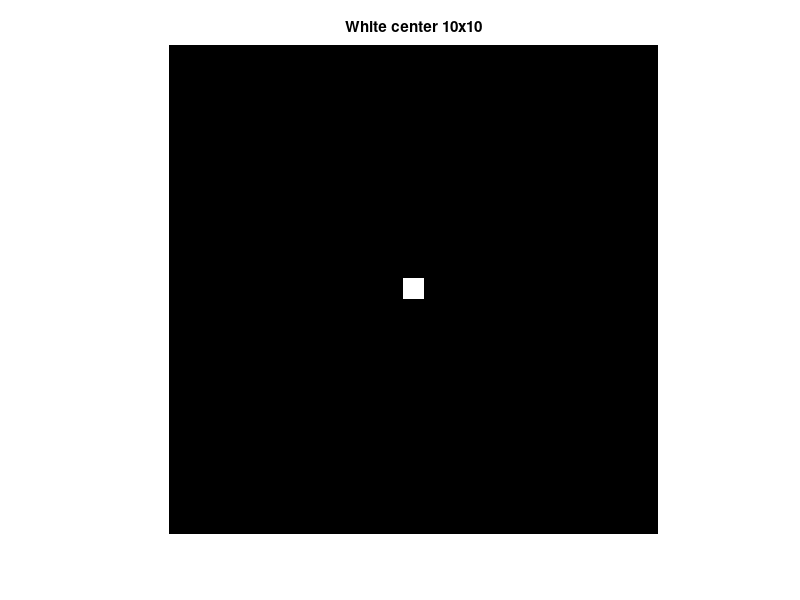
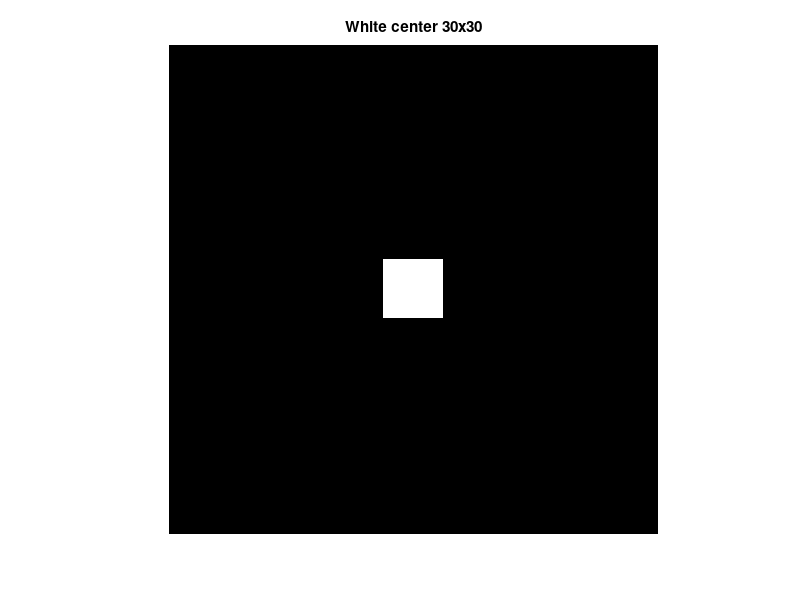
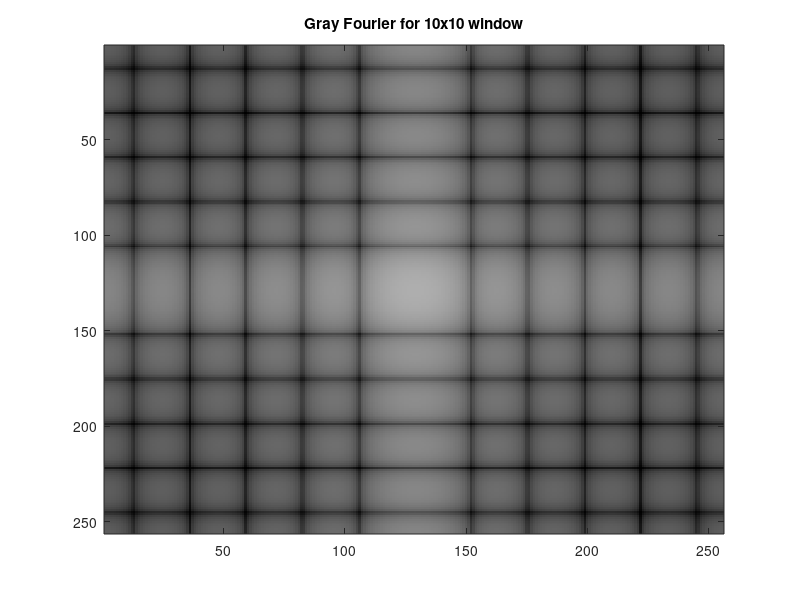
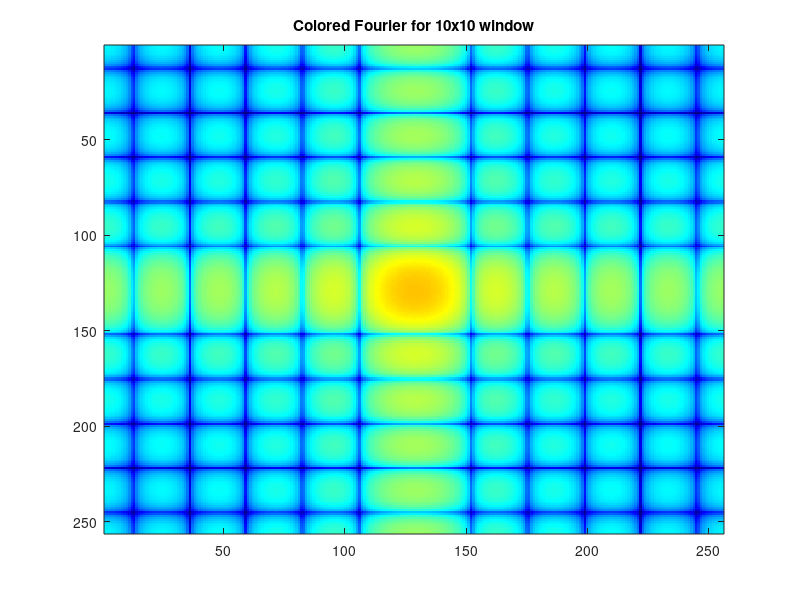

MATLAB code for these plots, in order:
clear all;
close all;
clc

A_1 = zeros(256,256);
A_2 = zeros(256,256);

A_1(256/2 - 5:256/2 + 5,256/2 - 5:256/2 + 5) = 255;  %255 = white 10x10
A_2(256/2 - 15:256/2 + 15,256/2 - 15:256/2 + 15) = 255; %30x30

figure;
imshow(A_1);
title('White center 10x10');

figure;
imshow(A_2);
title('White center 30x30');

F_1 = abs(fftshift(fft2(A_1)));
F_2 = abs(fftshift(fft2(A_2)));

F1 = 17*(log(1+F_1));
figure;
colormap(gray(256));
image(F1);
title('Gray Fourier for 10x10 window');

F1 = 17*(log(1+F_1));
figure;
colormap(jet(256));
image(F1);
title('Colored Fourier for 10x10 window');

F2 = 17*(log(1+F_2));
figure;
colormap(gray(256));
image(F2);
title('Gray Fourier for 30x30 window');

F2 = 17*(log(1+F_2));
figure;
colormap(jet(256));
image(F2);title('Colored Fourier for 30x30 window');
